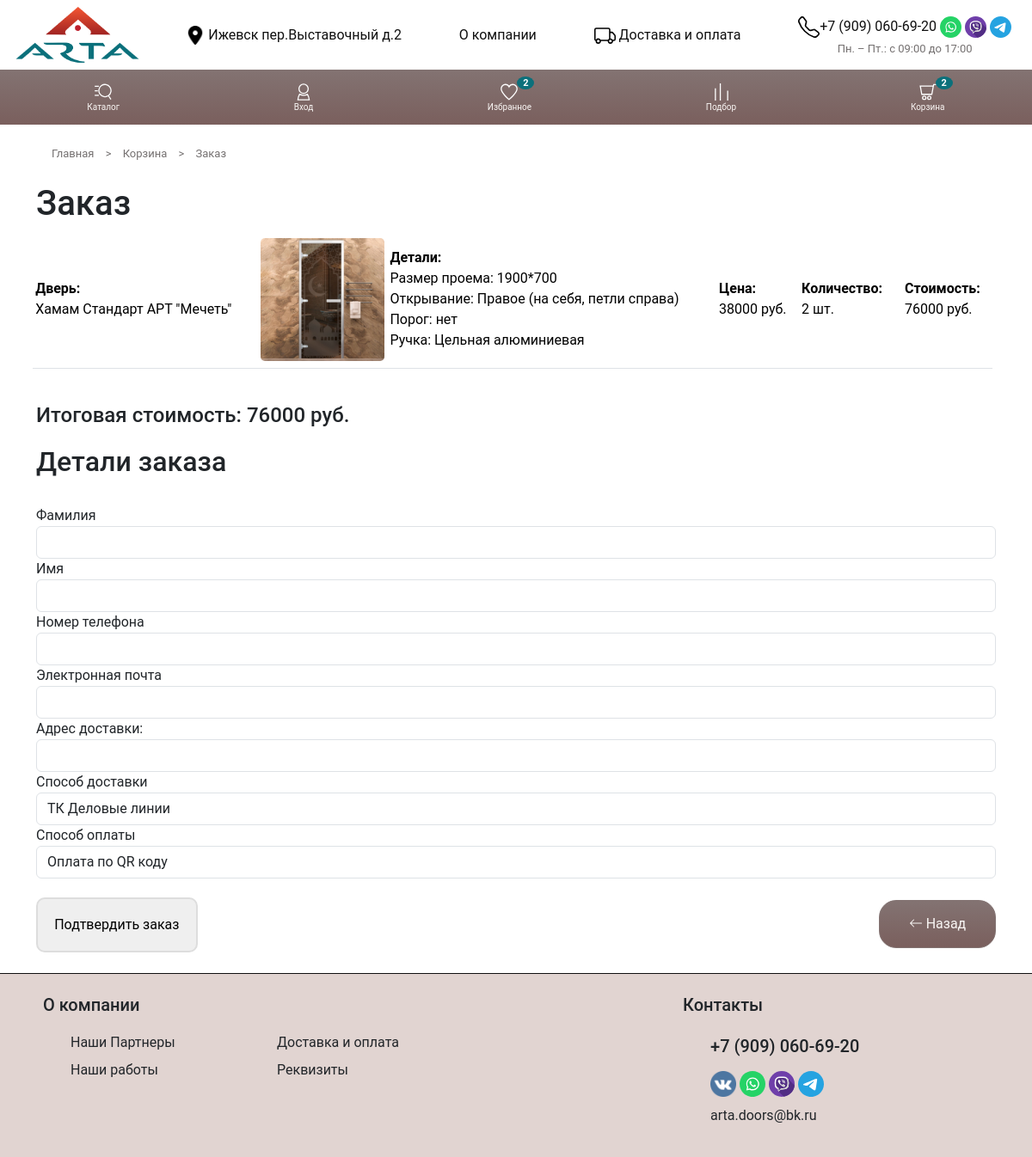
Before: /shop/cart/order/ (signed in) with the older database file.
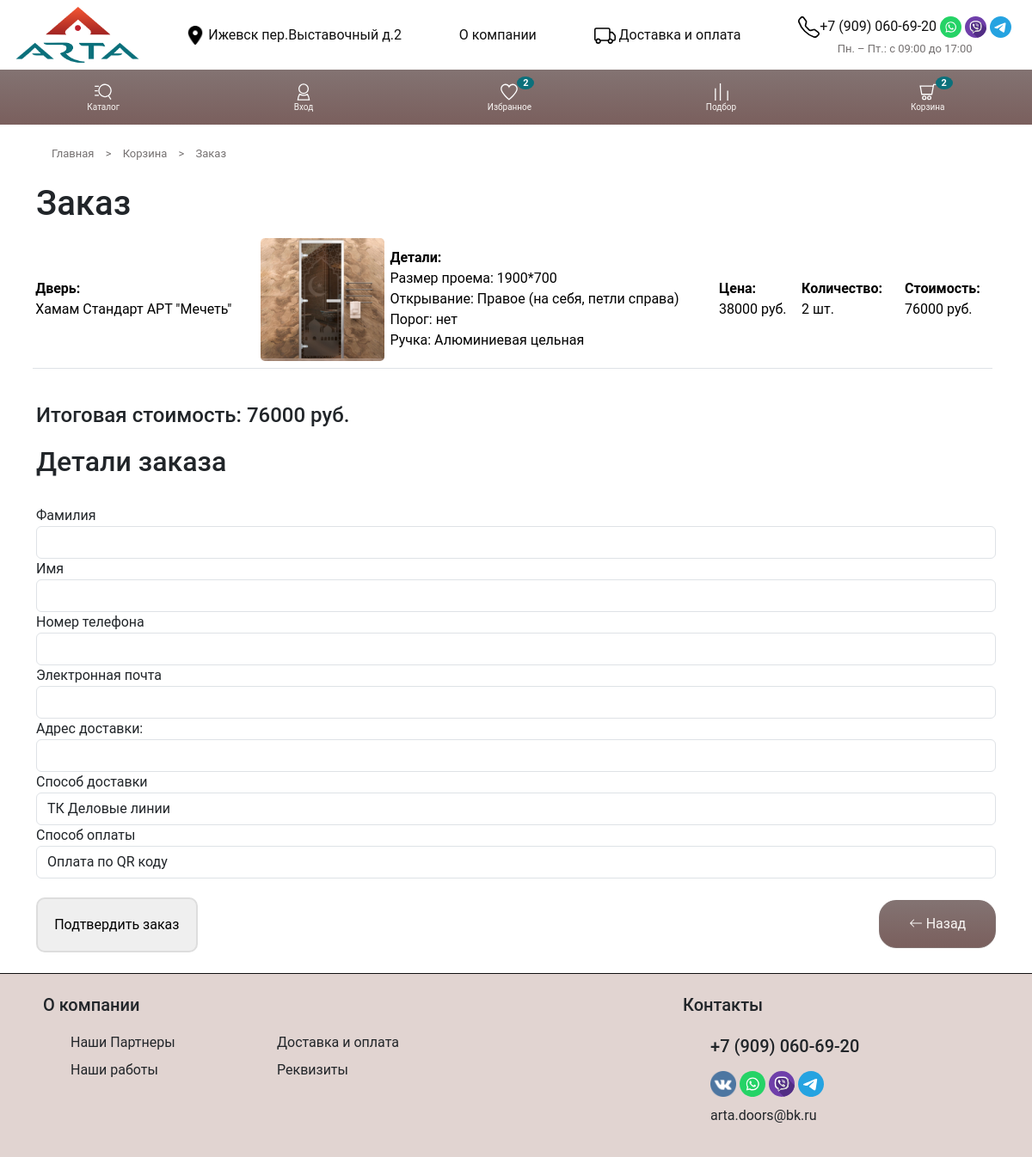
After: the same page with the newer database file.
### shop/models.py (models this page shows, shortened)
class Cart(models.Model):
    user = models.ForeignKey(User, on_delete=models.CASCADE, null=True, blank=True)
    session_key = models.CharField(max_length=40, null=True, blank=True)
    product = models.ForeignKey('Product', on_delete=models.CASCADE)
    size_option = models.ForeignKey('SizeOption', on_delete=models.CASCADE)
    handle_option = models.ForeignKey('HandleOption', on_delete=models.CASCADE)
    threshold = models.CharField(max_length=3, choices=[('да', 'Да'), ('нет', 'Нет')])
    opening_side = models.CharField(max_length=50)
    quantity = models.PositiveIntegerField(default=1)
    price = models.DecimalField(max_digits=10, decimal_places=2)
    added_at = models.DateTimeField(auto_now_add=True, null=True)
    class Meta:
        unique_together = ['session_key', 'product', 'size_option', 'handle_option', 'threshold', 'opening_side']
    @property
    def total_price(self):
        return self.quantity * self.price

class HandleOption(models.Model):
    products = models.ForeignKey(Product, on_delete=models.CASCADE, related_name='handle_options')
    handle_name = models.CharField(max_length=100)  # название
    price_increase = models.DecimalField(max_digits=5, decimal_places=0)    # увеличение цены за опцию
    def __str__(self):
        return self.handle_name

class Product(models.Model):
    class Meta:
        verbose_name = 'Товар'
        verbose_name_plural = 'Товары'
        ordering = ['name',]
    name = models.CharField(max_length=100)
    category = TreeForeignKey('Category', on_delete=models.PROTECT, related_name='products', verbose_name='Категория')
    slug = models.SlugField(max_length=255, verbose_name="URL")
    description = models.TextField(null=True, blank=True, verbose_name='Индивидуальное описание товара')
    archived = models.BooleanField(default=False)
    base_price = models.DecimalField(max_digits=10, decimal_places=0, verbose_name="Начальная цена")  # базовая цена
    characteristics = models.JSONField(null=True, blank=True, verbose_name='Характеристики в формате JSON')  # характеристики
    sales_sort = models.IntegerField(null=True, blank=True, verbose_name='Порядок сортировки')

class ProductImage(models.Model):
    product = models.ForeignKey(Product, on_delete=models.CASCADE, related_name='images')
    image = models.ImageField(null=True, upload_to=product_images_dir)
    description = models.CharField(max_length=200, null=False, blank=True)

class SizeOption(models.Model):
    product = models.ForeignKey(Product, on_delete=models.CASCADE, related_name='sizes')
    size_name = models.CharField(max_length=10)  # название размера
    price_increase = models.DecimalField(max_digits=5, decimal_places=0)  # увеличение цены за размер

### shop/views.py (the view, shortened to what this page needs)
# urls.py: path('cart/order/', order_view, name='order'),
def order_view(request):
    session_key = request.session.session_key or request.session.create()
    initial_data = {}
    if request.user.is_authenticated:
        cart_items = Cart.objects.filter(user=request.user)
        initial_data = {
            'last_name': request.user.last_name,
            'first_name': request.user.first_name,
            'phone': request.user.profile.phone_number if hasattr(request.user, 'profile') else '',
            'email': request.user.email,
            'address': request.user.profile.city if hasattr(request.user, 'profile') else ''
        }
    else:
        cart_items = Cart.objects.filter(session_key=session_key)
    return render(request, 'shop/order.html', {'cart_items': cart_items, 'initial_data': initial_data})

### shop/templatetags/cart_tags.py (called while the page is built)
@register.filter
def sum_total(cart_items):
    return sum(item.total_price for item in cart_items)

### templates/shop/order.html (shortened to what the changed rows need)
{% extends 'base-page.html' %}
{% load static %}
{% load cart_tags %}
{% block title %}
<link rel="stylesheet" href="{% static 'css/product-styles.css' %}" />
<link rel="stylesheet" href="{% static 'css/cart-styles.css' %}" />
{% endblock %}
{% block container %}
<div class="main">
    <div class="container">
        <br>
        <div class="row other_text">
            <div class="col"><a href="/">Главная </a> > <a href="{% url 'shop:cart' %}">Корзина</a> > <a href="{% url 'shop:order' %}">Заказ</a>
            </div>
        </div>
        <br>
        <h1>Заказ</h1>
        <div class="row">
        {% if cart_items %}
        <table class="table">
            <tbody>
                {% for item in cart_items %}
                <tr>
                    <td class="mob-td-sev">
                        <strong>Дверь:</strong>
                        <div>
                            {{ item.product.name }}
                        </div>
                    </td>
                    <td class="mob-td-one td-img">
                        {% with first_image=item.product.images.all|first %}
                        <img class="product-img" src="{{ first_image.image.url }}" alt="{{ product.name }}">
                        {% endwith %}
                    </td>
                    <td class="mob-td-sev">
                        <strong>Детали:</strong>
                        <div>Размер проема: <br class="mob-no">{{ item.size_option.size_name }}</div>
                        <div>Открывание: <br class="mob-no">{{ item.opening_side }}</div>
                        <div>Порог: <br class="mob-no">{{ item.threshold }}</div>
                        <div>Ручка: <br class="mob-no">{{ item.handle_option }}</div>
                    </td>
                    <td class="td-price mob-td-sev">
                        <strong>Цена:</strong>
                        <div>{{item.price|floatformat:0}} руб.</div>
                    </td>
                    <td class="td-quantity mob-td-sev">
                        <strong>Количество:</strong>
                        <div>{{ item.quantity }} шт.</div>
                    </td>
                    <td class="mob-td-sev">
                        <strong>Стоимость:</strong> <div>{{ item.total_price|floatformat:0 }} руб.</div>
                    </td>
                </tr>
                {% endfor %}
            </tbody>
        </table>
        </div>
        <br>
        <h4>Итоговая стоимость: {{ cart_items|sum_total|floatformat:0 }} руб.</h4>
        <div id="order-form" style="margin-top: 20px;">
            <h2>Детали заказа</h2>
            <br>
            <form method="POST">
                <div class="form-group">
                    <label for="last_name">Фамилия</label>
                    <input type="text" class="form-control" id="last_name" name="last_name" value="{{ initial_data.last_name }}" required>
                </div>
                <div class="form-group">
                    <label for="first_name">Имя</label>
                    <input type="text" class="form-control" id="first_name" name="first_name" value="{{ initial_data.first_name }}" required>
                </div>
                <div class="form-group">
                    <label for="phone">Номер телефона</label>
                    <input type="tel" class="form-control" id="phone" name="phone" value="{{ initial_data.phone }}" required>
                </div>
                <div class="form-group">
                    <label foordersr="email">Электронная почта</label>
                    <input type="email" class="form-control" id="email" name="email" value="{{ initial_data.email }}" required>
                </div>
                <div class="form-group">
                    <label for="address">Адрес доставки:</label>
                    <input type="text" class="form-control" id="address" name="address" value="{{ initial_data.address }}">
                </div>
                <div class="form-group">
                    <label for="delivery_method">Способ доставки</label>
                    <select class="form-control" id="delivery_method" name="delivery_method" required>
                        <option value="ТК Деловые линии">ТК Деловые линии</option>
                    </select>
                </div>
                <div class="form-group">
                    <label for="payment_method">Способ оплаты</label>
                    <select class="form-control" id="payment_method" name="payment_method" required>
                        <option value="Оплата по QR коду">Оплата по QR коду</option>
                    </select>
                </div>
                <div class="nav-buttons" style="margin-top: 20px;">
                    <div class="d-flex justify-content-between align-items-center">
                        <div class="col text-start">
                          <button type="submit" class="order">Подтвердить заказ</button>
                        </div>
                        <div class="col text-end" ><a href="{{ request.META.HTTP_REFERER|default:'/' }}" class="mybtn btn-back"> <span> Назад</span></a>
                        </div>
                     </div>
                </div>
            </form>
        </div>
        {% else %}
        <p>Ваша корзина пуста.</p>
        {% endif %}
    </div>
    <br>
</div>
    {% endblock container %}

Changed rows visible on the page:
changed through a linked row, Cart "Правое (на себя, петли справа)": handle_option "Цельная алюминиевая" → "Алюминиевая цельная"
